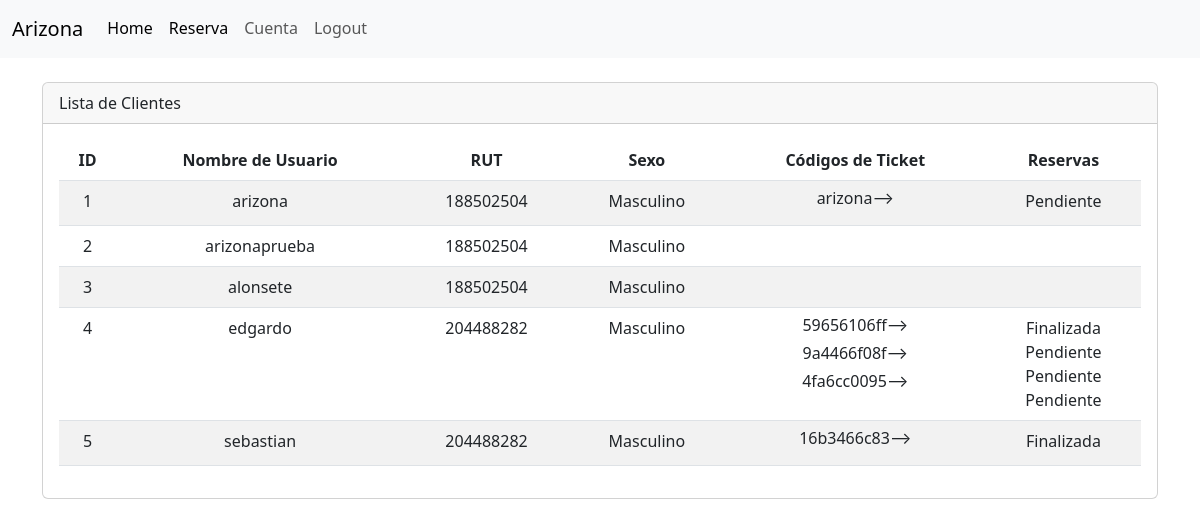
Page /cliente/list/ (signed in) on the committed database.
### cliente/models.py (models this page shows, shortened)
class Cliente(models.Model):
    SEXO = [
        ('F', 'Femenino'),
        ('M', 'Masculino'),
    ]
    user = models.OneToOneField(
        'accounts.User',
        verbose_name='Usuario',
        on_delete=models.CASCADE
    )
    rut = models.CharField(max_length=10)
    sexo = models.CharField(max_length=10, choices=SEXO)

class Ticket(models.Model):
    cliente = models.ForeignKey(Cliente, on_delete=models.CASCADE)
    codigo = models.CharField(max_length=10)
    fecha_envio = models.DateTimeField(auto_now_add=True)
    reserva = models.ForeignKey(Reserva, on_delete=models.CASCADE)

class Reserva(models.Model):
    cliente = models.ForeignKey(Cliente, on_delete=models.CASCADE)
    agenda = models.ForeignKey(Agenda, on_delete=models.CASCADE)
    dia = models.DateField()
    ESTADO_CHOICES = [
        ('disponible', 'Disponible'),
        ('pendiente', 'Pendiente'),
        ('finalizada', 'Finalizada'),
    ]
    estado = models.CharField(max_length=20, choices=ESTADO_CHOICES, default='disponible')
    class Meta:
        unique_together = ('agenda', 'cliente', 'dia')

### accounts/models.py (models this page shows, shortened)
class User(AbstractBaseUser, PermissionsMixin):
    id = models.AutoField(primary_key=True, unique=True)
    username = models.CharField(
        'Usuario', max_length=30, unique=True, validators=[
            validators.RegexValidator(
                re.compile('^[\w.@+-]+$'),
                'ingrese un nombre de usuario valido '
                'Este valor debe contener solo letras, números '
                'excepto: @/./+/-/_.',
                'invalid'
            )
        ],
        help_text='Un nombre corto que sera usado'+
                  ' para identificarlo de forma unica en la plataforma.'
    )
    name = models.CharField('Nombre', max_length=20)
    apellidos = models.CharField('Apellidos', max_length=30)
    email = models.EmailField('Email', unique=True)
    is_staff = models.BooleanField('Admin', default=False)
    is_active = models.BooleanField('Ativo', default=True)
    date_joined = models.DateTimeField('Data de Entrada', auto_now_add=True)
    roles = models.ForeignKey(Rol, on_delete=models.CASCADE, blank=True, null=True)
    USERNAME_FIELD = 'username'
    REQUIRED_FIELDS = ['email']
    objects = CustomUserManager()
    class Meta:
        verbose_name = 'Usuario'
        verbose_name_plural = 'Usuarios'

### cliente/views.py (the view)
# urls.py: path('list/', views.cliente_list, name='cliente_list'),
def cliente_list(request):
    clientes = Cliente.objects.all()
    context = {'clientes': clientes}
    return render(request, 'cliente/listar.html', context)

### servicio/models.py (called while the page is built)
    def __str__(self):
        return self.nombre

    def __str__(self):
        return f'Cancha {self.numeracion}'

    def __str__(self):
        return f'{self.hora_inicio.strftime("%I:%M %p")} - {self.hora_fin.strftime("%I:%M %p")}'

### cliente/templates/cliente/listar.html (shortened to what this page needs)
{% extends "layout.html" %}
{% load static %}
{% load humanize %}
{% block container %}
<div class="container">
  <br>
  <div class="card">
    <div class="card-header">
      Lista de Clientes
    </div>
    <div class="card-body">
      <div class="table-responsive text-center">
        <table class="table table-striped table-hover">
          <thead>
            <tr>
              <th>ID</th>
              <th>Nombre de Usuario </th>
              <th>RUT</th>
              <th>Sexo</th>
              <th>Códigos de Ticket</th>
              <th>Reservas</th>
            </tr>
          </thead>
          <tbody>
            {% for cliente in clientes %}
            <tr>
              <td>{{ cliente.id }}</td>
              <td>{{ cliente.user.username }}</td>
              <td>{{ cliente.rut }}</td>
              <td>{{ cliente.get_sexo_display }}</td>
              <td>
                {% for ticket in cliente.ticket_set.all %}
                <a class="btn ticket-modal-button" data-target="#ticketModal{{ ticket.codigo }}" data-toggle="modal"
                  style="margin-top: -10px;">{{ ticket.codigo }}&#10230;</a><br>
                {% endfor %}
              </td>
              <td>
                {% for reserva in cliente.reserva_set.all %}
                {{ reserva.get_estado_display }}<br>
                {% endfor %}
              </td>
            </tr>
            {% endfor %}
          </tbody>
        </table>
      </div>
    </div>
  </div>
</div>
{% endblock %}

### rows in the picture
Cliente: id "1", user.username "arizona", rut "188502504", sexo "Masculino"
Ticket: codigo "arizona"
Reserva: estado "Pendiente"
Cliente: id "2", user.username "arizonaprueba", rut "188502504", sexo "Masculino"
Cliente: id "3", user.username "alonsete", rut "188502504", sexo "Masculino"
Cliente: id "4", user.username "edgardo", rut "204488282", sexo "Masculino"
Ticket: codigo "59656106ff"
Ticket: codigo "9a4466f08f"
Ticket: codigo "4fa6cc0095"
Reserva: estado "Finalizada"
Reserva: estado "Pendiente"
Reserva: estado "Pendiente"
Reserva: estado "Pendiente"
Cliente: id "5", user.username "sebastian", rut "204488282", sexo "Masculino"
Ticket: codigo "16b3466c83"
Reserva: estado "Finalizada"
